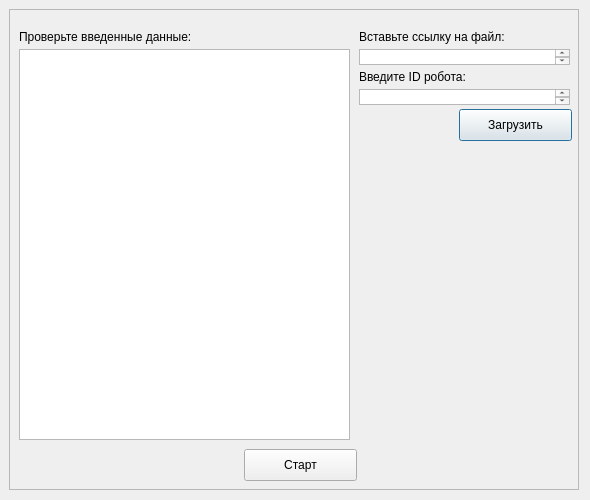
<?xml version="1.0" encoding="UTF-8"?>
<ui version="4.0">
 <class>Dialog</class>
 <widget class="QDialog" name="Dialog">
  <property name="geometry">
   <rect>
    <x>0</x>
    <y>0</y>
    <width>590</width>
    <height>500</height>
   </rect>
  </property>
  <property name="windowTitle">
   <string>Robot</string>
  </property>
  <widget class="QFrame" name="frame">
   <property name="geometry">
    <rect>
     <x>9</x>
     <y>9</y>
     <width>570</width>
     <height>481</height>
    </rect>
   </property>
   <property name="frameShape">
    <enum>QFrame::StyledPanel</enum>
   </property>
   <property name="frameShadow">
    <enum>QFrame::Raised</enum>
   </property>
   <widget class="QLabel" name="label">
    <property name="geometry">
     <rect>
      <x>350</x>
      <y>20</y>
      <width>211</width>
      <height>16</height>
     </rect>
    </property>
    <property name="text">
     <string>Вставьте ссылку на файл:</string>
    </property>
   </widget>
   <widget class="QTextEdit" name="textEdit">
    <property name="geometry">
     <rect>
      <x>350</x>
      <y>40</y>
      <width>211</width>
      <height>16</height>
     </rect>
    </property>
   </widget>
   <widget class="QPushButton" name="pushButton_load">
    <property name="geometry">
     <rect>
      <x>450</x>
      <y>100</y>
      <width>113</width>
      <height>32</height>
     </rect>
    </property>
    <property name="text">
     <string>Загрузить</string>
    </property>
   </widget>
   <widget class="QLabel" name="label_2">
    <property name="geometry">
     <rect>
      <x>10</x>
      <y>20</y>
      <width>221</width>
      <height>16</height>
     </rect>
    </property>
    <property name="text">
     <string>Проверьте введенные данные:</string>
    </property>
   </widget>
   <widget class="QPushButton" name="pushButton_start">
    <property name="geometry">
     <rect>
      <x>235</x>
      <y>440</y>
      <width>113</width>
      <height>32</height>
     </rect>
    </property>
    <property name="text">
     <string>Старт</string>
    </property>
   </widget>
   <widget class="QListWidget" name="listWidget">
    <property name="geometry">
     <rect>
      <x>10</x>
      <y>40</y>
      <width>331</width>
      <height>391</height>
     </rect>
    </property>
   </widget>
   <widget class="QTextEdit" name="textEdit_id">
    <property name="geometry">
     <rect>
      <x>350</x>
      <y>80</y>
      <width>211</width>
      <height>16</height>
     </rect>
    </property>
   </widget>
   <widget class="QLabel" name="label_3">
    <property name="geometry">
     <rect>
      <x>350</x>
      <y>60</y>
      <width>211</width>
      <height>16</height>
     </rect>
    </property>
    <property name="text">
     <string>Введите ID робота:</string>
    </property>
   </widget>
  </widget>
 </widget>
 <resources/>
 <connections/>
</ui>
